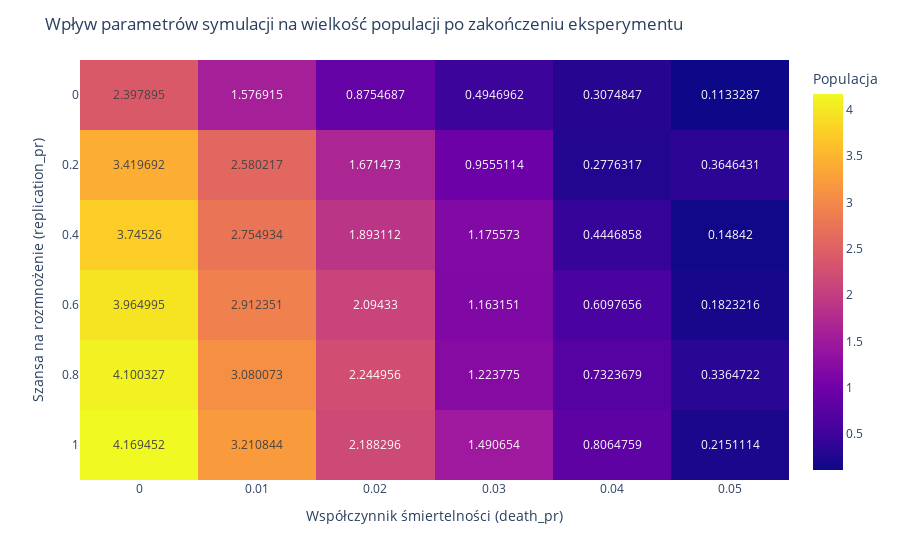

Notebook source saved alongside this figure:
### Code cell
Plots.heatmap(
    data=np.log1p(results), 
    x=death_pr, 
    y=replication_pr, 
    labels=labels).show()

### Figure 1 — Plotly figure (JSON) as saved in the notebook; plotly's stock layout.template omitted (floating-point values rounded to 4 significant figures)
{"data": [{"coloraxis": "coloraxis", "hovertemplate": "Współczynnik śmiertelności (death_pr): %{x}<br>Szansa na rozmnożenie (replication_pr): %{y}<br>Populacja: %{z}<extra></extra>", "name": "0", "texttemplate": "%{z}", "type": "heatmap", "x": [0, 0.01, 0.02, 0.03, 0.04, 0.05], "xaxis": "x", "y": [0, 0.2, 0.4, 0.6, 0.8, 1], "yaxis": "y", "z": [[2.398, 1.577, 0.8755, 0.4947, 0.3075, 0.1133], [3.42, 2.58, 1.671, 0.9555, 0.2776, 0.3646], [3.745, 2.755, 1.893, 1.176, 0.4447, 0.1484], [3.965, 2.912, 2.094, 1.163, 0.6098, 0.1823], [4.1, 3.08, 2.245, 1.224, 0.7324, 0.3365], [4.169, 3.211, 2.188, 1.491, 0.8065, 0.2151]]}], "layout": {"coloraxis": {"colorbar": {"title": {"text": "Populacja"}}, "colorscale": [[0, "#0d0887"], [0.1111, "#46039f"], [0.2222, "#7201a8"], [0.3333, "#9c179e"], [0.4444, "#bd3786"], [0.5556, "#d8576b"], [0.6667, "#ed7953"], [0.7778, "#fb9f3a"], [0.8889, "#fdca26"], [1, "#f0f921"]]}, "margin": {"t": 60}, "title": {"text": "Wpływ parametrów symulacji na wielkość populacji po zakończeniu eksperymentu"}, "xaxis": {"anchor": "y", "domain": [0, 1], "title": {"text": "Współczynnik śmiertelności (death_pr)"}}, "yaxis": {"anchor": "x", "autorange": "reversed", "domain": [0, 1], "title": {"text": "Szansa na rozmnożenie (replication_pr)"}}}}
